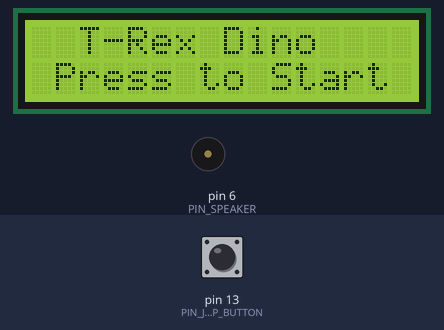
Bench run of a sketch on a simulated Arduino Uno, built with avr-gcc and run on an emulated ATmega328P. Parts: 16×2 character LCD, buzzer (waves = sounding). The inputs (shaded band) are chosen by the test bench; at power-on: pin 13 (PIN_JUMP_BUTTON) LOW. Random numbers use the default seed unless the sketch sets one.

Above: at 0.8 s.
0.9 s: pin 13 (PIN_JUMP_BUTTON) pulled HIGH for 0.15 s
At 1.13 s:
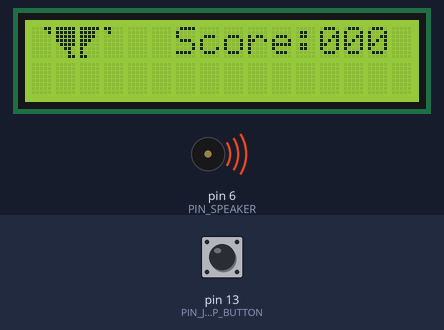
3.1 s: pin 13 (PIN_JUMP_BUTTON) pulled HIGH for 3.2 s
At 7.08 s:
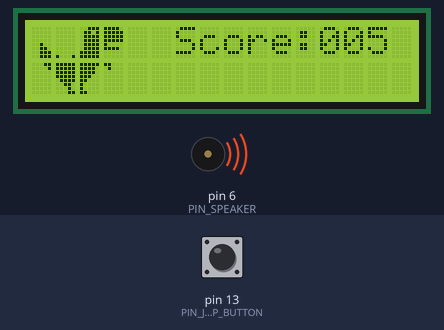
7.8 s: pin 13 (PIN_JUMP_BUTTON) pulled HIGH for 1 s
At 7.91 s:
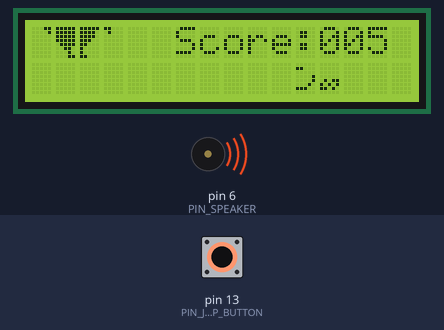
Timing chart, 0 to 10.8 s (numbered marks = the images above; inputs shaded):
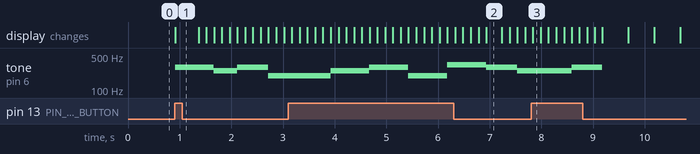

Measured:
- after the input at 0.9 s, tone on pin 6 (PIN_SPEAKER): silent → 293 Hz at once, → 246 Hz 0.75 s later, → 293 Hz 0.45 s later, → 196 Hz 0.60 s later; the display: changes at once (image 1)

The sketch:

Dino_Game.ino
```cpp
#include <LiquidCrystal.h>

// --- Game Timing Constants ---
#define INITIAL_DELAY 150     // Starting delay per frame (slowest speed)
#define MAX_SPEED_DELAY 40    // Maximum speed (fastest speed, smallest delay)

// --- Player Physics Constants ---
#define JUMP_FRAMES 3         // Number of frames the player stays in air
#define COLLISION_LEFT 1      // Left boundary for collision detection
#define COLLISION_RIGHT 2     // Right boundary for collision detection
#define PLAYER_GROUND 0       // Player on ground row
#define PLAYER_AIR 1          // Player in air row

// --- Hardware Pins ---
#define PIN_JUMP_BUTTON 13    // Button for jumping
#define PIN_SPEAKER 6         // Speaker for sound effects
#define PIN_RESET 7           // Reset pin for restarting game

// --- Background Music Frequencies ---
const float backgroundMelody[] = {
  293.66, 246.94, 293.66, 196.0, 293.66, 246.94,
  293.66, 196.0, 329.63, 261.63
};

// --- LCD Setup ---
LiquidCrystal lcd(12, 11, 5, 4, 3, 2);

void setup() {
  pinMode(PIN_JUMP_BUTTON, INPUT);
  pinMode(PIN_SPEAKER, OUTPUT);
  lcd.begin(16, 2);
  randomSeed(analogRead(0)); // Random seed for obstacle positions
  loadCustomSprites();

  // --- START SCREEN ---
  lcd.clear();
  lcd.setCursor(2, 0);
  lcd.print("T-Rex Dino");
  lcd.setCursor(1, 1);
  lcd.print("Press to Start");

  // Wait until player presses jump button
  while(digitalRead(PIN_JUMP_BUTTON) == LOW) {
    delay(10);
  }

  tone(PIN_SPEAKER, 600, 100); // Start sound
  lcd.clear();
  updateScore(0);
}

void loop() {
  bool playerRow;                  // Current player position (ground/air)
  int obstacle1Pos, obstacle2Pos;  // Positions of obstacles
  static bool isJumping = false;   // Jump state
  static byte jumpFrame = 0;       // Jump frame counter
  static unsigned int frameCount = 0;
  static unsigned int score = 0;
  static int frameDelay = INITIAL_DELAY;

  // --- Game Acceleration ---
  if (frameCount % 50 == 0 && frameDelay > MAX_SPEED_DELAY) {
    frameDelay -= 2; // Gradually increase speed
  }

  // --- Background Music & Jump Input ---
  if (!isJumping) {
    tone(PIN_SPEAKER, backgroundMelody[(frameCount / 4) % 10]);
    isJumping = digitalRead(PIN_JUMP_BUTTON);
  }

  // --- Jump Physics ---
  if (isJumping && jumpFrame <= JUMP_FRAMES) {
    playerRow = PLAYER_AIR;
    jumpFrame++;
  } else {
    playerRow = PLAYER_GROUND;
    jumpFrame = 0;
    isJumping = false;
  }

  // --- Draw Player ---
  drawPlayer(0, playerRow);

  // --- Move Obstacles ---
  obstacle1Pos = moveObstacle1(playerRow);
  obstacle2Pos = moveObstacle2(playerRow);

  // --- Collision Detection ---
  if (playerRow == PLAYER_GROUND &&
     ((obstacle1Pos <= COLLISION_RIGHT && obstacle1Pos >= COLLISION_LEFT) ||
      (obstacle2Pos <= COLLISION_RIGHT && obstacle2Pos >= COLLISION_LEFT))) {
    triggerGameOver();
  }

  // --- Scoring ---
  if (isJumping &&
     ((obstacle1Pos <= (COLLISION_LEFT + 1) && obstacle1Pos >= COLLISION_LEFT) ||
      (obstacle2Pos < (COLLISION_LEFT + 1) && obstacle2Pos >= COLLISION_LEFT))) {
    score++;
    updateScore(score);
  }

  delay(frameDelay);
  frameCount++;
}

// --- Load Custom LCD Sprites ---
void loadCustomSprites() {
  byte sprite0[8] = {0,0,0,0,4,6,7,7};
  byte sprite1[8] = {0,0,0,0,0,0,0,17};
  byte sprite2[8] = {7,13,15,15,15,15,31,31};
  byte sprite3[8] = {30,31,31,31,16,30,0,0};
  byte sprite4[8] = {3,1,0,0,0,0,0,0};
  byte sprite5[8] = {31,31,31,31,15,6,2,3};
  byte sprite6[8] = {31,30,30,28,24,16,16,24};
  byte sprite7[8] = {24,8,0,0,0,0,0,0};
  lcd.createChar(0, sprite0); lcd.createChar(1, sprite1);
  lcd.createChar(2, sprite2); lcd.createChar(3, sprite3);
  lcd.createChar(4, sprite4); lcd.createChar(5, sprite5);
  lcd.createChar(6, sprite6); lcd.createChar(7, sprite7);
}

// --- Draw Player on LCD ---
void drawPlayer(byte x, bool row) {
  if (row == PLAYER_GROUND) {
    lcd.setCursor(x, 0); lcd.write((unsigned char)0); lcd.write(1); lcd.write(2); lcd.write(3);
    lcd.setCursor(x, 1); lcd.write(4); lcd.write(5); lcd.write(6); lcd.write(7);
  } else {
    lcd.setCursor(x, 1); lcd.print("    ");
    lcd.setCursor(x, 0); lcd.write(4); lcd.write(5); lcd.write(6); lcd.write(7);
  }
}

// --- Obstacle 1 Movement ---
int moveObstacle1(bool isPlayerAirborne) {
  static int x = random(15, 20);
  lcd.setCursor(x, 1);
  if (x > 3) lcd.print(" ");
  else if (x <= 3 && !isPlayerAirborne) lcd.write((unsigned char)x + 4);
  if (x >= 0) {
    x--; lcd.setCursor(x, 1); lcd.write(221);
  } else x = random(15, 20);
  return x;
}

// --- Obstacle 2 Movement ---
int moveObstacle2(bool isPlayerAirborne) {
  static int x = random(25, 30);
  lcd.setCursor(x, 1);
  if (x > 3) lcd.print(" ");
  else if (x <= 3 && !isPlayerAirborne) lcd.write((unsigned char)x + 4);
  if (x >= 0) {
    x--; lcd.setCursor(x, 1); lcd.write(243);
  } else x = random(25, 30);
  return x;
}

// --- Update Score Display ---
void updateScore(int score) {
  lcd.setCursor(6, 0); lcd.print("Score:");
  if (score < 10) lcd.print("00");
  else if (score < 100) lcd.print("0");
  lcd.print(score);
}

// --- Game Over Screen ---
void triggerGameOver() {
  noTone(PIN_SPEAKER);
  while (true) {
    lcd.setCursor(4, 1); lcd.print(" Game Over ");
    delay(500);
    if (digitalRead(PIN_JUMP_BUTTON)) startNewGame();
    lcd.setCursor(4, 1); lcd.print("           ");
    delay(500);
    if (digitalRead(PIN_JUMP_BUTTON)) startNewGame();
  }
}

// --- Restart Game ---
void startNewGame() {
  pinMode(PIN_RESET, OUTPUT);
  digitalWrite(PIN_RESET, LOW); // Reset Arduino
}
```
